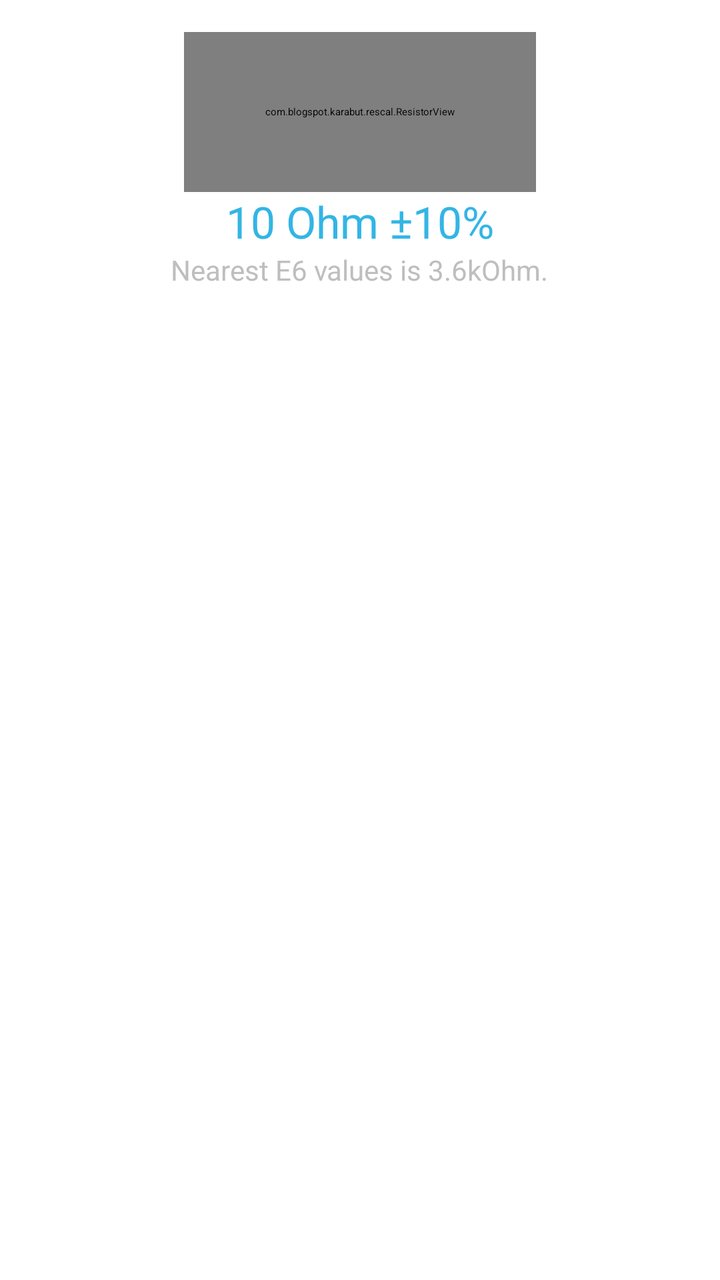
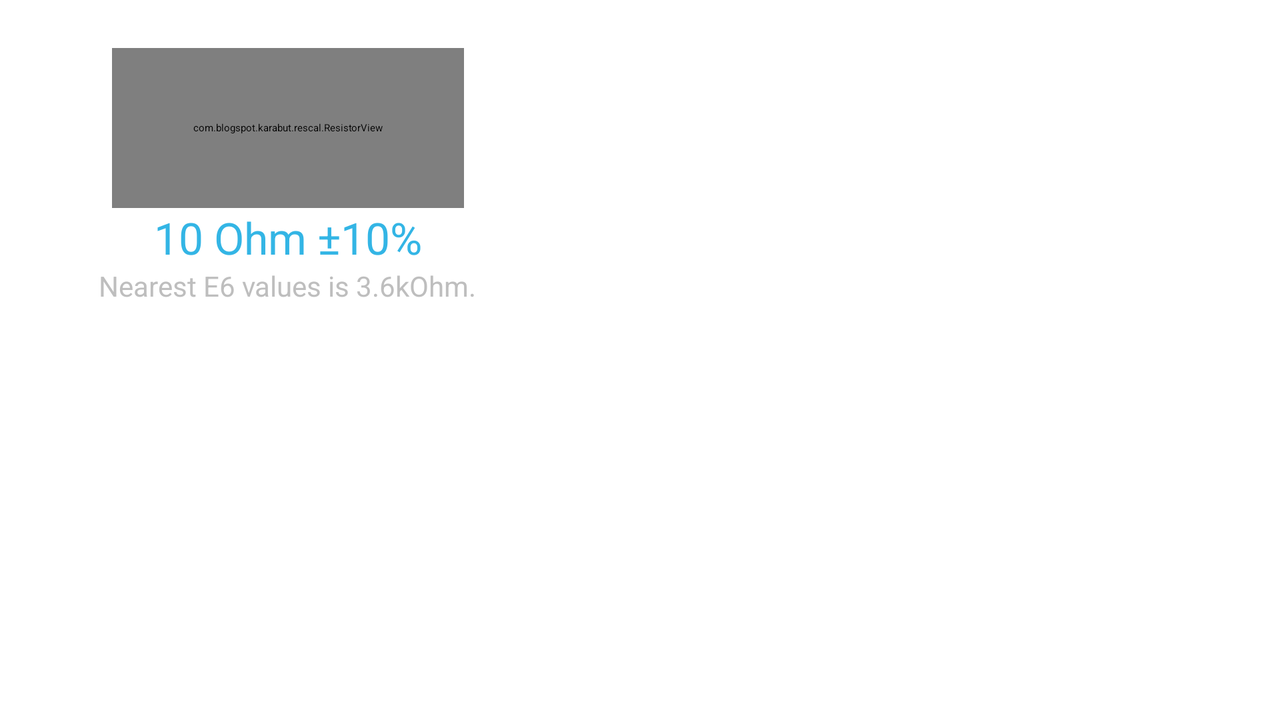

An Android layout and its configuration variant, each rendered on a device that would load it. The default file and the variant file are quoted in full after the pictures.
<!-- AndroidManifest.xml: application theme AppTheme -->
<!-- res/layout/fragment_resistor.xml -->
<?xml version="1.0" encoding="utf-8"?>

<LinearLayout xmlns:android="http://schemas.android.com/apk/res/android"
    android:layout_width="match_parent"
    android:layout_height="match_parent"
    android:orientation="vertical" >

	<com.blogspot.karabut.rescal.ResistorView
	    android:id="@+id/resistor"
	    android:layout_width="176dp"
	    android:layout_height="80dp"
	    android:layout_gravity="center_horizontal"
	    android:layout_marginTop="16dp" />

    <TextView
        android:id="@+id/valueText"
        style="@style/HeaderFont"
        android:layout_width="wrap_content"
        android:layout_height="wrap_content"
        android:layout_gravity="center_horizontal"
        android:text="@string/default_value" />

    <TextView
        android:id="@+id/preferedValue"
        style="@style/RegularFont"
        android:layout_width="wrap_content"
        android:layout_height="wrap_content"
        android:layout_gravity="center_horizontal"
        android:text="@string/default_nearest_nominal" />

    <ListView
        android:id="@+id/colorList"
        android:layout_width="match_parent"
        android:layout_height="wrap_content"
        android:layout_marginTop="8dp"
        android:paddingLeft="16dp"
        android:paddingRight="16dp"
        android:scrollbarStyle="outsideOverlay" >

    </ListView>

</LinearLayout>
<!-- resources referenced by this layout -->
<resources>
  <string name="default_nearest_nominal">Nearest E6 values is 3.6kOhm.</string>
  <string name="default_value">10 Ohm ±10%</string>
  <!-- from res/values-v14/ -->
  <style name="HeaderFont" parent="@android:style/TextAppearance.Large">
          <item name="android:textColor">@android:color/holo_blue_light</item>
      </style>
  <!-- from res/values-v14/ -->
  <style name="RegularFont" parent="@android:style/TextAppearance.Small">
          <item name="android:textColor">@android:color/secondary_text_dark</item>
      </style>
  <!-- from res/values-v14/ -->
  <style name="AppTheme" parent="Theme.Sherlock" />
</resources>
<!-- res/layout-land/fragment_resistor.xml (the repository's variant of the layout above) -->
<!-- drawn on the phone turned sideways -->
<?xml version="1.0" encoding="utf-8"?>

<LinearLayout xmlns:android="http://schemas.android.com/apk/res/android"
    android:layout_width="match_parent"
    android:layout_height="match_parent"
    android:orientation="horizontal" >

    <LinearLayout
        android:layout_width="0dp"
        android:layout_height="wrap_content"
        android:layout_weight="0.45"
        android:orientation="vertical"
        android:padding="8dp" >

        <com.blogspot.karabut.rescal.ResistorView
            android:id="@+id/resistor"
            android:layout_width="176dp"
            android:layout_height="80dp"
            android:layout_gravity="center_horizontal"
            android:layout_marginTop="16dp" />

        <TextView
            android:id="@+id/valueText"
            style="@style/HeaderFont"
            android:layout_width="wrap_content"
            android:layout_height="wrap_content"
            android:layout_gravity="center_horizontal"
            android:text="@string/default_value" 
            android:gravity="center_horizontal" />

        <TextView
            android:id="@+id/preferedValue"
            style="@style/RegularFont"
            android:layout_width="wrap_content"
            android:layout_height="wrap_content"
            android:layout_gravity="center_horizontal"
            android:text="@string/default_nearest_nominal" 
            android:gravity="center_horizontal"/>
    </LinearLayout>

    <ListView
        android:id="@+id/colorList"
        android:layout_width="0dp"
        android:layout_height="wrap_content"
        android:layout_marginTop="8dp"
        android:layout_weight="0.55"
        android:paddingLeft="16dp"
        android:paddingRight="16dp"
        android:scrollbarStyle="outsideOverlay" >

    </ListView>

</LinearLayout>
